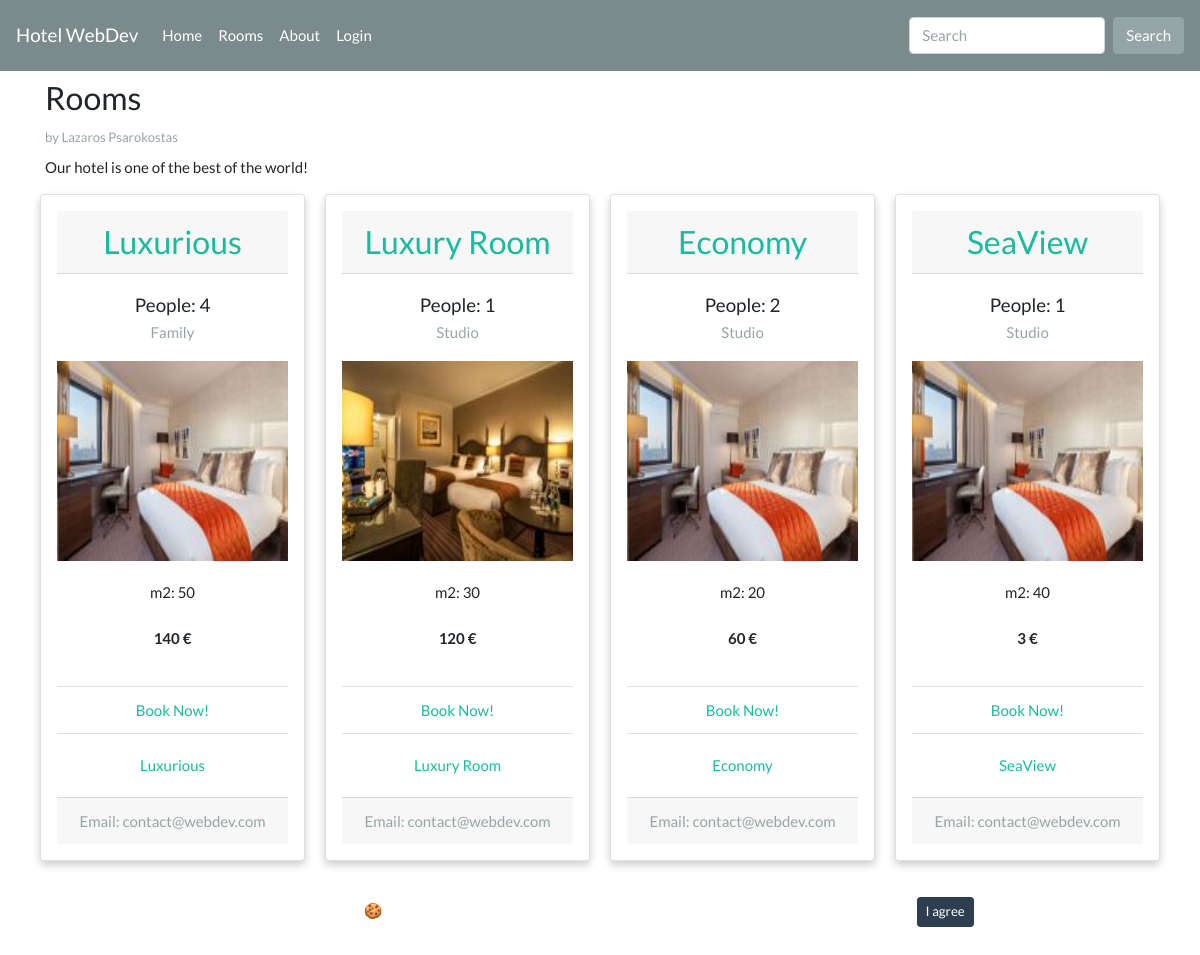
/hotel/rooms/, run on the app's committed database.
### hotel/models.py (models this page shows, shortened)
class Room(models.Model):
    title = models.CharField(max_length=40)
    description = models.TextField()
    price = models.IntegerField(default=0)
    maxpeople = models.IntegerField(default=1)
    photoroom = models.ImageField(default='defaultroom.jpg',upload_to='room_pictures') #sthn metavlhth photoroom orizoume default eikona thn default.jpg kai vazoume upload_to ton fakelo opou 9a apo9hkeuontai
    photodesc = models.CharField(max_length=250, default='This is the room!')
    tetragwnika = models.IntegerField(default=0)
    STUDIO_T = 'Studio'
    DOUBLE_T = 'Double'
    FAMILY_T = 'Family'
    ROOM_TYPES = [
        (STUDIO_T, 'Studio'),
        (DOUBLE_T, 'Double'),
        (FAMILY_T, 'Family'),
    ]
    roomtypes = models.CharField(
        max_length=20,
        choices=ROOM_TYPES,
        default=STUDIO_T,
    )
    is_reserved = models.BooleanField(default=False)
    class Meta:
       verbose_name = 'Room'
       verbose_name_plural = 'Rooms'

### hotel/views.py (the view)
# urls.py: path('rooms/', RoomListView.as_view(), name='hotel-rooms'),
class RoomListView(ListView):
    model = Room
    template_name = 'hotel/rooms.html'
    context_object_name = 'rooms'
    ordering = ['-price']
    paginate_by = 4

### hotel/templates/hotel/rooms.html (shortened to what this page needs)
{% extends 'hotel/base.html' %}
{% block content %}
<article class="media content-section">
    <div class="media-body">
        <div class="article-metadata">
            <h3>Rooms</h3>
            <small class="text-muted">by Lazaros Psarokostas</small>
        </div>
        <p class="article-content">Our hotel is one of the best of the world!</p>
    </div>
</article>
<div class="row">
{% for room in rooms %}
  <div class="column-rooms">
      <div class="card mb-3">
        <h3 class="card-header">
          <a href="{% url 'hotel-room-detail' room.id %}">{{ room.title }}</a>
        </h3>
        <div class="card-body">
          <h5 class="card-title">People: {{room.maxpeople}}</h5>
          <h6 class="card-subtitle text-muted">{{room.roomtypes}}</h6>
        </div>
        <a href="{% url 'hotel-room-detail' room.id %}">
        <img style="height: 200px; width: 100%; display: block;" src="{{ room.photoroom.url }}" alt="Card image">
        </a>
        <div class="card-body">
          <p class="card-text">m2: {{ room.tetragwnika }}</p>
          <p class="mt-4"><b>{{room.price}} €</b></p>
        </div>
        <ul class="list-group list-group-flush">
          <li class="list-group-item"><a href="{% url 'hotel-room-detail' room.id %}" class="card-link">Book Now!</a></li>
        </ul>
        <div class="card-body">
          <a href="{% url 'hotel-room-detail' room.id %}" class="card-link">{{ room.title }}</a>
        </div>
        <div class="card-footer text-muted">
          Email: contact@webdev.com
        </div>
    </div>
  </div>
{% endfor %}
</div>
{% endblock %}

### hotel/templates/hotel/base.html (shortened to what this page needs)
{% load static %}
<!DOCTYPE html>
<html lang="en">
<head>
    <link rel="stylesheet" typy="text/css" href="{% static 'hotel/main.css' %}">
    <link href="https://stackpath.bootstrapcdn.com/bootswatch/4.4.1/flatly/bootstrap.min.css" rel="stylesheet">
    <link rel="stylesheet" href="https://cdn.jsdelivr.net/gh/Wruczek/Bootstrap-Cookie-Alert@gh-pages/cookiealert.css">
  </head>
<body>
    <nav class="navbar navbar-expand-lg navbar-dark bg-dark">
      <a class="navbar-brand" href="{% url 'hotel-home' %}">Hotel WebDev</a>
      <div class="collapse navbar-collapse" id="navbarColor02">
        <ul class="navbar-nav mr-auto">
          <li class="nav-item">
            <a class="nav-link" href="{% url 'hotel-home' %}">Home</a>
          </li>
          <li class="nav-item">
            <a class="nav-link" href="{% url 'hotel-rooms' %}">Rooms</a>
          </li>
          <li class="nav-item">
            <a class="nav-link" href="{% url 'hotel-about' %}">About</a>
          </li>
          {% if request.user.is_authenticated %}
          <li class="nav-item">
            <a class="nav-link" href="{% url 'logout' %}">Logout</a>
          </li>
          {% else %}
          <li class="nav-item">
            <a class="nav-link" href="{% url 'login' %}">Login</a>
          </li>
          {% endif %}
        </ul>
        <form method="GET" class="form-inline my-2 my-lg-0" action="{% url 'hotel-room-search' %}">
          <input class="form-control mr-sm-2" type="text" name="searchroom" placeholder="Search">
          <button class="btn btn-secondary my-2 my-sm-0" type="submit">Search</button>
        </form>
      </div>
    </nav>
    <div class="container my-2">
        <div class="welcomemsg">
          {% block content %}
          {% endblock %}
        </div>
    </div>
<div class="alert text-center cookiealert" role="alert">
<b>Do you like cookies?</b> &#x1F36A; We use cookies to ensure you get the best experience on our website. <a href="/cookies" target="_blank">Learn more</a>
<button type="button" class="btn btn-primary btn-sm acceptcookies" aria-label="Close">I agree</button>
</div>
</body>
</html>

### hotel/static/hotel/main.css (style rules this page uses)
* { box-sizing: border-box; }
.column-rooms { float: left; width: 25%; padding: 0 10px; }
.row { margin: 0 -5px; }
.row:after { content: ""; display: table; clear: both; }
.card { box-shadow: 0 4px 8px 0 rgba(0, 0, 0, 0.2); padding: 16px; text-align: center; background-color: #f1f1f1; }

### data on the page
Room: title "Luxurious", maxpeople "4", roomtypes "Family", photoroom (placeholder picture), tetragwnika "50", price "140"
Room: title "Luxury Room", maxpeople "1", roomtypes "Studio", photoroom (picture), tetragwnika "30", price "120"
Room: title "Economy", maxpeople "2", roomtypes "Studio", photoroom (placeholder picture), tetragwnika "20", price "60"
Room: title "SeaView", maxpeople "1", roomtypes "Studio", photoroom (placeholder picture), tetragwnika "40", price "3"
